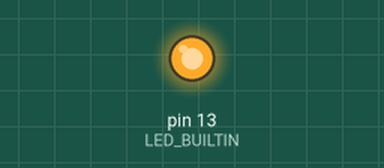
This sketch was run on a simulated Arduino Uno, built with avr-gcc and run on an emulated ATmega328P. Shown: output pins drawn as LEDs (lit = HIGH).

Above: at 0.05 s.
Timing chart, 0 to 3.0 s (numbered marks = the images above):
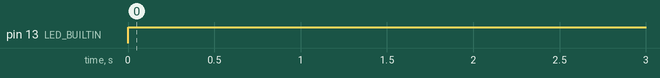

The sketch:

prender_led.ino
```cpp
class Led {
  private:
    int intensidad = 0;
    bool estado = 0;
    int led;
  public:
    Led(int pin_led) {
      led = pin_led;
      pinMode(led, OUTPUT);
    }

    void Prender_Led() {
      analogWrite(led, intensidad);
      estado = true;
    }

    void Apagar_Led() {
      digitalWrite(led, LOW);
      estado = false;
    }
    void Set_intensidad(int i) {
      intensidad = i;
    }
    int Get_intensidad() {
      return intensidad;
    }
    bool Get_estado() {
      return estado;
    }

};

Led *led = new Led(LED_BUILTIN);

void setup() {
  led->Set_intensidad(255);

}

void loop() {

  led->Prender_Led();
  delay(1000);
  led->Apagar_Led();

}
```

Measured:
- by itself, pin 13 (LED_BUILTIN): LOW → HIGH at 0.00 s
